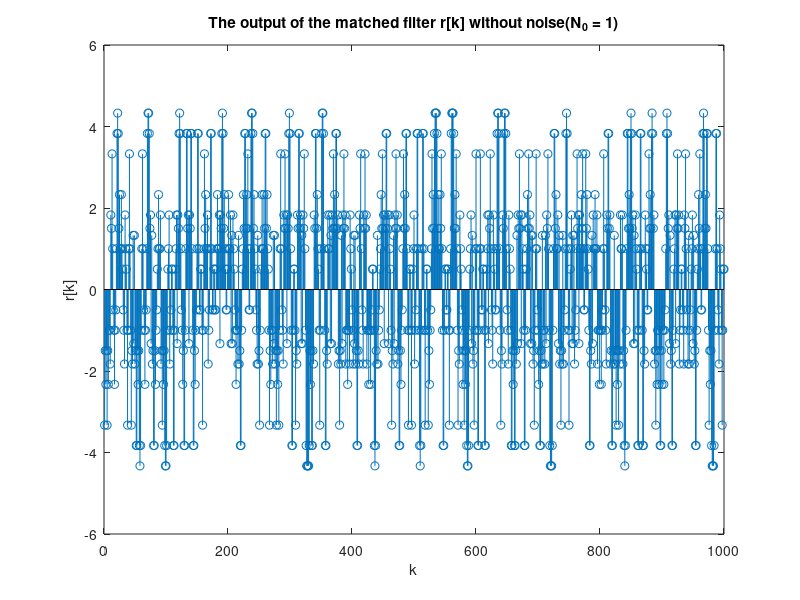

Here is the MATLAB script that generated this plot:
%% Output of the matched filter r[k] without noise

clc;
clear;
%----------parameter setting---------
beta_0 = .5;
beta_2 = .5;
beta_1 = 1/sqrt(2);
alpha = .5;
sigma = 0;
N = 1000;
n = sigma.*randn(1,N+7);
Z = rand(1,N+7);
g1 = 1;  % g_0
g2 = 2/sqrt(2);   %g_1
g3 = 2/sqrt(2);   %g_-1
g4 = .25; %g_2
g5 = .25; %g_-2
g = [g5 g3 g1 g2 g4];

%-------------generate noise wk---------------
for k = 1:N+2
   w(k+2) = beta_0*n(k+2) + beta_1*n(k+1) + beta_2*n(k);  % generate noise with ISI
end % k
 
%-------------generate X(k)-------------------
for k = 3:N+7
    if Z(k) > .5
        X(k) = 1;
    elseif Z(k) < .5
        X(k) = -1;
    end % if
end % k

%-----------generate r(k)--------------------
for k = 3:N+2
    r(k) = 0;
    for l = 1:5
       r(k) = r(k) + g(l)*X(k+5-l) + w(k);
    end % l
end % k
r = [r(3:end)];
t = 1:N;
figure;
stem(t,r);
title('The output of the matched filter r[k] without noise(N_{0} = 1)');
xlabel('k');
ylabel('r[k]');
